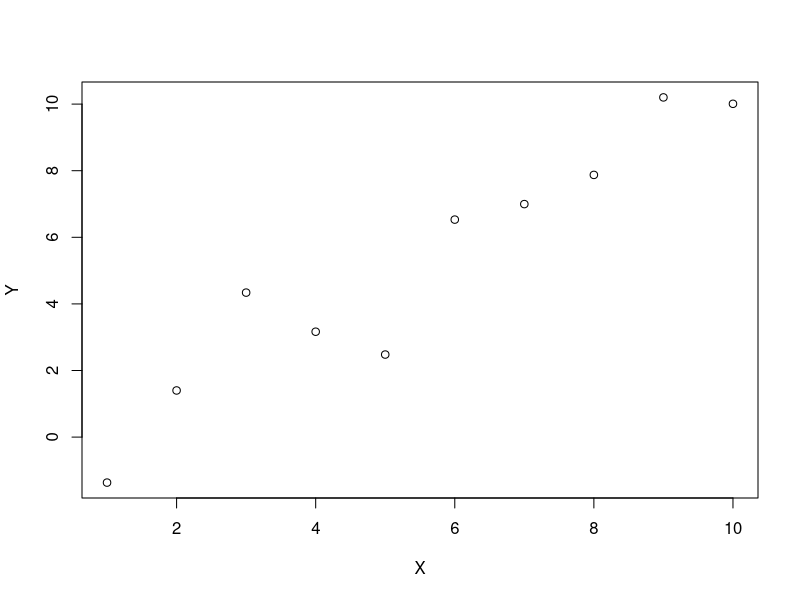

The R source for this figure:
## ---- chunk 1
knitr::opts_chunk$set(echo = TRUE)
## ---- chunk 2
m <- sigma <- 1  # True parameters
x <- 1:10  # x covariate, assumed fixed
## ---- chunk 3
generate_y <- function(x, m, sigma) {
	eps <- rnorm(length(x), mean = 0, sd = sigma)
	return(m * x + eps)
	}
## ---- chunk 4
set.seed(840)
plot(x, generate_y(x, m, sigma), xlab = "X", ylab = "Y")
## ---- chunk 5
# Simulation parameters
B <- 1e4  # Number of replications

# Preallocate logical vectors to be assigned for each replica - for efficiency. 
q_dropped <- logical(B)  # Was the intercept term 'q' dropped? 
m_covered <- logical(B)  # Was the true parameter 'm' covered?

# Set seed for reproducibility
set.seed(841)

# Logging
time_start <- Sys.time()  

# Start the simulation
for (b in 1:B) {
	y <- generate_y(x, m, sigma)
	
	# Fit full model (including intercept 'q')
	fit <- lm(y ~ x + 1)  
	q_pval <- summary(fit)$coefficients[1, 4]
	
	# Is 'q' term "significant"? If not, drop 'q' and fit a simpler model
	if (q_pval > 0.32)  { 
		q_dropped[[b]] <- TRUE
		fit <- lm(y ~ x - 1) 
	} else {
		q_dropped[[b]] <- FALSE
	}
	
	# Construct CI for 'm',	using the selected model's fit
	m_ci <- confint(fit, 'x', level = 0.95)
	m_covered[[b]] <- m_ci[[1]] < m && m < m_ci[[2]]
}

time_end <- Sys.time()
cat("Done :) Took ", as.numeric(time_end - time_start), " seconds.")
## ---- chunk 6
mean(m_covered)  # Actual coverage of naive "95%" CIs.
## ---- chunk 7
mean(q_dropped)  # Pr(q dropped)
mean(m_covered[q_dropped])  # Pr(m covered | q dropped)
mean(m_covered[!q_dropped])  # Pr(m covered | q kept)
